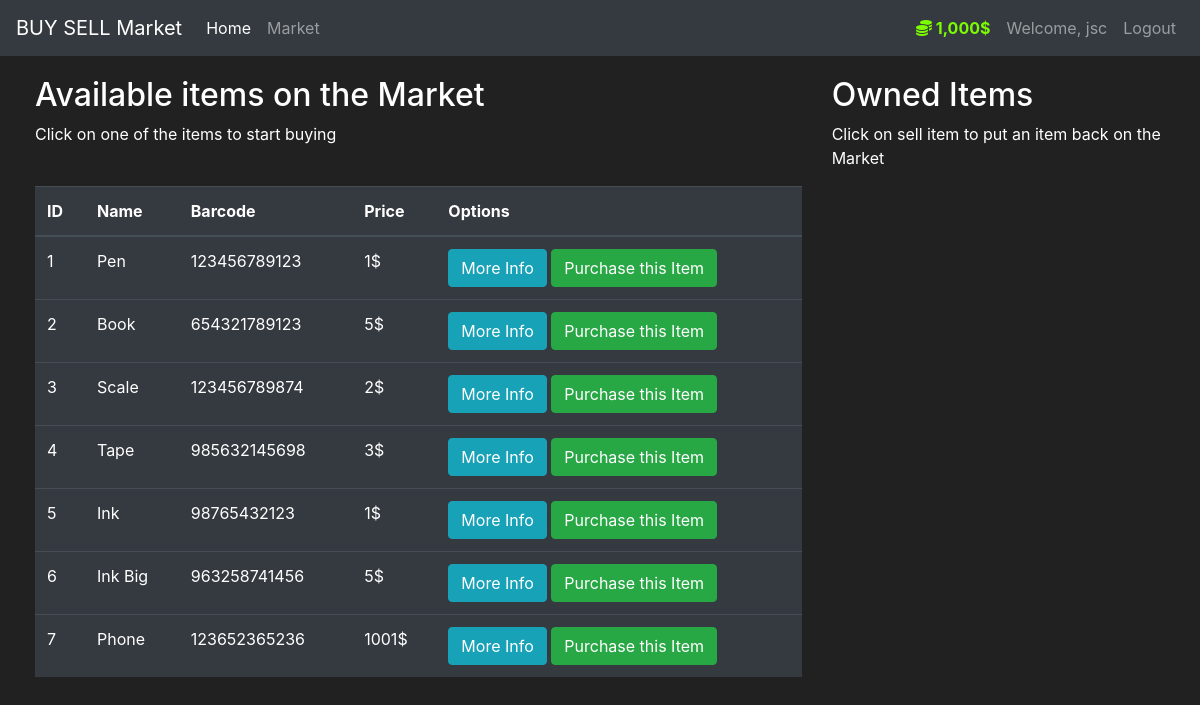
Screenshot of /market (signed in) with the database file from the repository.
### market/models.py (models this page shows, shortened)
class User(db.Model, UserMixin):
    id = db.Column(db.Integer(), primary_key=True)
    username = db.Column(db.String(length=30), nullable=False, unique=True)
    email_address = db.Column(db.String(length=50), nullable=False, unique=True)
    password_hash = db.Column(db.String(length=60), nullable=False)
    budget = db.Column(db.Integer(), nullable=False, default=1000)
    items = db.relationship('Item', backref='owned_user', lazy=True)
    @property
    def prettier_budget(self):
        if len(str(self.budget)) >= 4:
            return f'{str(self.budget)[:-3]},{str(self.budget)[-3:]}$'
        else:
            return f"{self.budget}$"
    @property
    def password(self):
        return self.password

class Item(db.Model):
    id = db.Column(db.Integer(), primary_key=True)
    name = db.Column(db.String(length=30), nullable=False, unique=True)
    price = db.Column(db.Integer(), nullable=False)
    barcode = db.Column(db.String(length=12), nullable=False, unique=True)
    description = db.Column(db.String(length=1024), nullable=False, unique=True)
    owner = db.Column(db.Integer(), db.ForeignKey('user.id'))

### market/routes.py (the view, shortened to what this page needs)
@app.route('/market', methods=['GET', 'POST'])
@login_required
def market_page():
    purchase_form = PurchaseItemForm()
    selling_form = SellItemForm()
    if request.method == "GET":
        items = Item.query.filter_by(owner=None)
        owned_items = Item.query.filter_by(owner=current_user.id)
        return render_template('market.html', items=items, purchase_form=purchase_form, owned_items=owned_items, selling_form=selling_form)

### market/models.py (called while the page is built)
@login_manager.user_loader
def load_user(user_id):
    return User.query.get(int(user_id))

### market/templates/market.html (shortened to what this page needs)
{% extends 'base.html' %}
{% block content %}
<div class="row" style="margin-top:20px; margin-left:20px">
   <div class="col-8">
       <h2>Available items on the Market</h2>
       <p>Click on one of the items to start buying</p>
       <br>
      <table class="table table-hover table-dark">
         <thead>
            <tr>
               <th scope="col">ID</th>
               <th scope="col">Name</th>
               <th scope="col">Barcode</th>
               <th scope="col">Price</th>
               <th scope="col">Options</th>
            </tr>
         </thead>
         <tbody>
            {% for item in items %}
            <tr>
               <td>{{ item.id }}</td>
               <td>{{ item.name }}</td>
               <td>{{ item.barcode }}</td>
               <td>{{ item.price }}$</td>
               <td>
                  <button class="btn btn-outline btn-info" data-toggle="modal" data-target="#Modal-MoreInfo-{{ item.id }}">More Info</button>
                  <button class="btn btn-outline btn-success" data-toggle="modal" data-target="#Modal-PurchaseConfirm-{{ item.id }}">Purchase this Item</button>
               </td>
            </tr>
            {% endfor %}
         </tbody>
      </table>
   </div>
   <div class="col-4">
        <h2>Owned Items</h2>
        <p>Click on sell item to put an item back on the Market</p>
        <br>
   </div>
</div>
{% endblock %}

### market/templates/base.html (shortened to what this page needs)
<!doctype html>
<html lang="en">
   <head>
      <link rel="stylesheet" href="https://cdn.jsdelivr.net/npm/bootstrap@4.5.3/dist/css/bootstrap.min.css">
   </head>
   <body>
    <nav class="navbar navbar-expand-md navbar-dark bg-dark">
      <a class="navbar-brand" href="#">BUY SELL Market</a>
      <div class="collapse navbar-collapse" id="navbarNav">
        <ul class="navbar-nav mr-auto">
            <li class="nav-item active">
                <a class="nav-link" href="{{ url_for('home_page') }}">Home <span class="sr-only">(current)</span></a>
            </li>
            <li class="nav-item">
                <a class="nav-link" href="{{ url_for('market_page') }}">Market</a>
            </li>
        </ul>
          {% if current_user.is_authenticated %}
            <ul class="navbar-nav">
                <li class="nav-item">
                    <a class="nav-link" style="color: lawngreen; font-weight: bold">
                        <i class="fas fa-coins"></i>
                        {{ current_user.prettier_budget }}
                    </a>
                </li>
                <li class="nav-item">
                    <a class="nav-link">Welcome, {{ current_user.username }}</a>
                </li>
                <li class="nav-item">
                    <a class="nav-link" href="{{ url_for('logout_page') }}">Logout</a>
                </li>
            </ul>
          {% endif %}
      </div>
    </nav>
      {% block content %}
      {% endblock %}
   </body>
</html>

### market/templates/base.html (style rules this page uses)
body { background-color: #212121; color: white }

### rows the page displays
User: prettier_budget "1,000$", username "jsc"
Item: id "1", name "Pen", barcode "123456789123", price "1"
Item: id "2", name "Book", barcode "654321789123", price "5"
Item: id "3", name "Scale", barcode "123456789874", price "2"
Item: id "4", name "Tape", barcode "985632145698", price "3"
Item: id "5", name "Ink", barcode "98765432123", price "1"
Item: id "6", name "Ink Big", barcode "963258741456", price "5"
Item: id "7", name "Phone", barcode "123652365236", price "1001"
